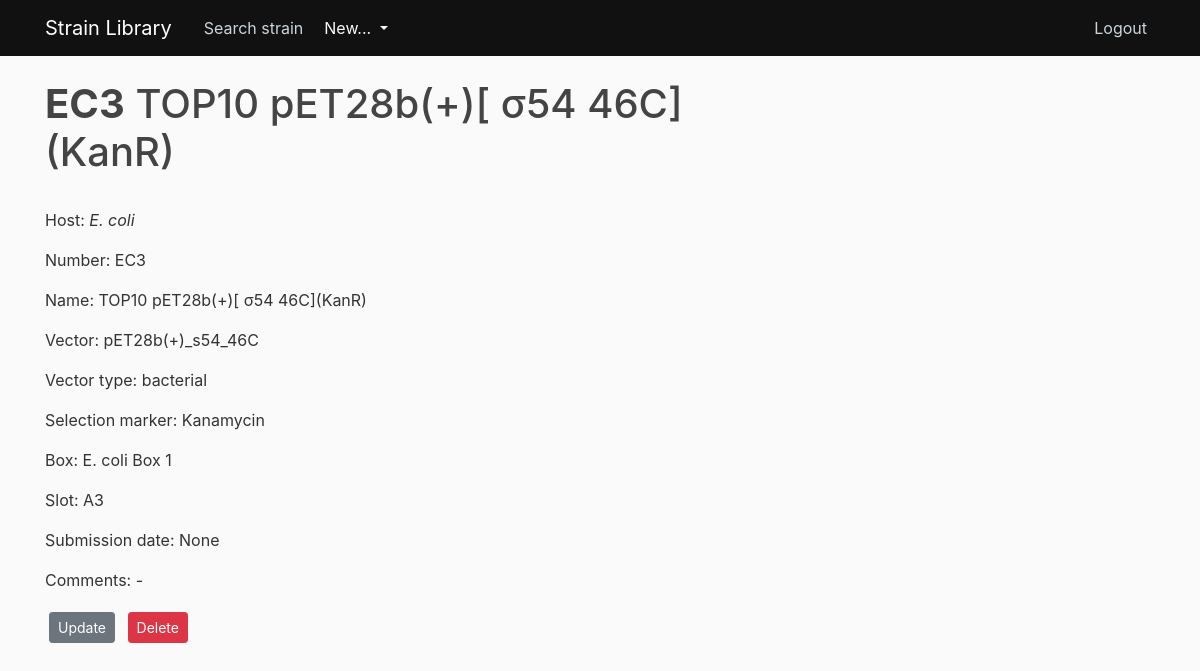
Screenshot of /strain/3/ (signed in) with the database file from the repository.
### strain_library/models.py (models this page shows, shortened)
class Strain(db.Model):
    __tablename__ = 'strain'
    id = db.Column(db.Integer, primary_key=True)
    number = db.Column(db.String, nullable=False, unique=True)
    name = db.Column(db.String, nullable=False)
    host = db.Column(db.String, nullable=False)
    vector = db.Column(db.String)
    vector_type = db.Column(db.String)
    selection_marker = db.Column(db.String)
    box = db.Column(db.String)
    slot = db.Column(db.String)
    date_of_creation = db.Column(db.Date)
    comments = db.Column(db.Text)
    user_id = db.Column(db.Integer, db.ForeignKey('user.id'), nullable=False)
    type = db.Column(db.String)
    __mapper_args__ = {
        'polymorphic_identity':'strain',
        'polymorphic_on':type
    }

### strain_library/routes.py (the view)
@app.route("/strain/<int:strain_id>/")
@login_required
def strain(strain_id):
    strain = Strain.query.get_or_404(strain_id)
    return render_template('strain.html', title=strain.name, strain=strain)

### strain_library/models.py (called while the page is built)
@login_manager.user_loader
def load_user(user_id):
    return User.query.get(int(user_id))

### strain_library/templates/strain.html (shortened to what this page needs)
{% extends "layout.html" %}
{% block content %}
<h1><b>{{ strain.number }}</b> {{ strain.name }}</h1>
<br>
<p>
  Host: <i>{{ strain.host }}</i>
</p>
<p>
  Number: {{ strain.number }}
</p>
<p>
  Name: {{ strain.name }}
</p>
<p>
  Vector: {{ strain.vector }}
</p>
<p>
  Vector type: {{ strain.vector_type }}
</p>
<p>
  Selection marker: {{ strain.selection_marker }}
</p>
<p>
  Box: {{ strain.box }}
</p>
<p>
  Slot: {{ strain.slot }}
</p>
<p>
  Submission date: {{ strain.date_of_creation }}
</p>
<p>
  Comments: {{ strain.comments }}
</p>
<div>
  <a class="btn btn-secondary btn-sm m-1" href="{{ url_for('update_strain', strain_id=strain.id) }}"> Update </a>
  <button type="button" class="btn btn-danger btn-sm m-1" data-toggle="modal" data-target="#deleteModal">Delete</button>
</div>
{% endblock content %}

### strain_library/static/main.css (style rules this page uses)
body { background: #fafafa; color: #333333; margin-top: 5rem; }
h1, h2, h3, h4, h5, h6 { color: #444444; }

### rows the page displays
Strain: number "EC3", name "TOP10 pET28b(+)[ σ54 46C](KanR)", host "E. coli", vector "pET28b(+)_s54_46C", vector_type "bacterial", selection_marker "Kanamycin", box "E. coli Box 1", slot "A3", date_of_creation "None", comments "-"
